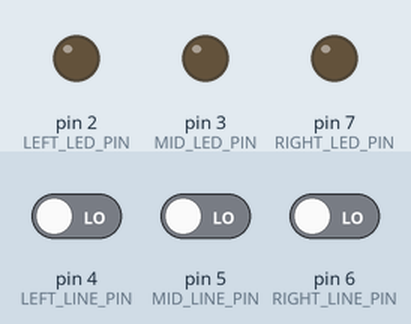
The sketch below on a simulated Arduino Uno, built with avr-gcc and run on an emulated ATmega328P. Parts: output pins drawn as LEDs (lit = HIGH). The inputs (shaded band) are chosen by the test bench; at power-on: pin 4 (LEFT_LINE_PIN) LOW, pin 5 (MID_LINE_PIN) LOW, pin 6 (RIGHT_LINE_PIN) LOW.

Above: at 2.2 s.
2.3 s: pin 4 (LEFT_LINE_PIN) driven HIGH
At 3.2 s:
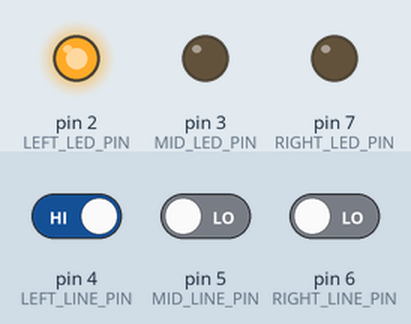
3.8 s: pin 5 (MID_LINE_PIN) driven HIGH
At 4.2 s:
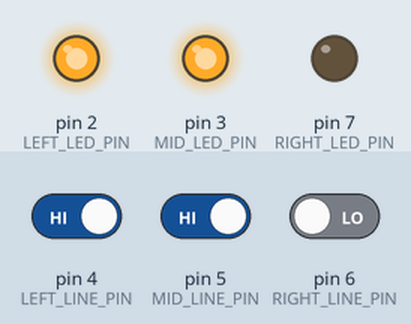
5.3 s: pin 6 (RIGHT_LINE_PIN) driven HIGH
At 6.3 s:
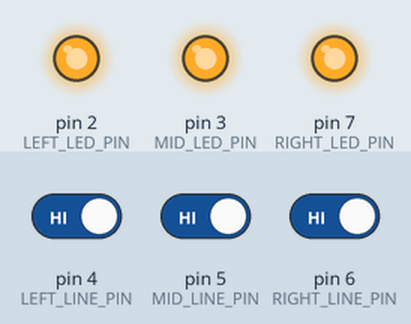
6.8 s: pin 4 (LEFT_LINE_PIN) driven LOW
At 7.3 s:
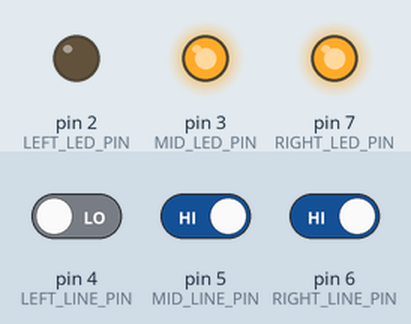
8.3 s: pin 5 (MID_LINE_PIN) driven LOW
Timing chart, 0 to 9.1 s (numbered marks = the images above; inputs shaded):
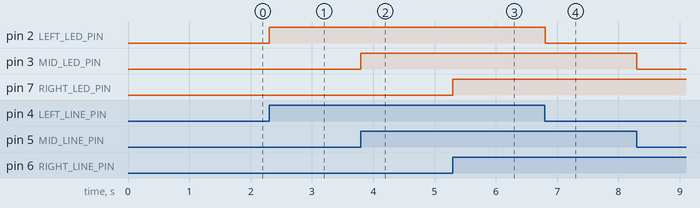

The sketch:

line_sensor_test.ino
```cpp
#define LEFT_LINE_PIN 4
#define MID_LINE_PIN 5
#define RIGHT_LINE_PIN 6
#define LEFT_LED_PIN 2
#define MID_LED_PIN 3
#define RIGHT_LED_PIN 7
#define PULSE_DELAY 3

void setup(){
  //Serial.begin(9600);
  pinMode(LEFT_LED_PIN, OUTPUT);
  pinMode(MID_LED_PIN, OUTPUT);
  pinMode(RIGHT_LED_PIN, OUTPUT);
  digitalWrite(LEFT_LED_PIN, LOW);
  digitalWrite(MID_LED_PIN, LOW);
  digitalWrite(RIGHT_LED_PIN, LOW);
  delay(1000);
}

void loop(){
  pinMode(LEFT_LINE_PIN, OUTPUT);
  pinMode(MID_LINE_PIN, OUTPUT);
  pinMode(RIGHT_LINE_PIN, OUTPUT);
  digitalWrite(LEFT_LINE_PIN, HIGH);
  digitalWrite(MID_LINE_PIN, HIGH);
  digitalWrite(RIGHT_LINE_PIN, HIGH);
  pinMode(LEFT_LINE_PIN, INPUT);
  pinMode(MID_LINE_PIN, INPUT);
  pinMode(RIGHT_LINE_PIN, INPUT);
  //delayMicroseconds(10);
  delay(PULSE_DELAY);
  int left_val = digitalRead(LEFT_LINE_PIN);
  int mid_val = digitalRead(MID_LINE_PIN);
  int right_val = digitalRead(RIGHT_LINE_PIN);
  if (left_val == HIGH) digitalWrite(LEFT_LED_PIN, HIGH);
  else digitalWrite(LEFT_LED_PIN, LOW);
  if (mid_val == HIGH) digitalWrite(MID_LED_PIN, HIGH);
  else digitalWrite(MID_LED_PIN, LOW);
  if (right_val == HIGH) digitalWrite(RIGHT_LED_PIN, HIGH);
  else digitalWrite(RIGHT_LED_PIN, LOW);
  /*Serial.print(left_val);
  Serial.print('\t');
  Serial.print(mid_val);
  Serial.print('\t');
  Serial.println(right_val);
  delay(50);*/
}
```

Measured:
- after the input at 2.3 s, pin 2 (LEFT_LED_PIN): LOW → HIGH at once
- after the input at 3.8 s, pin 3 (MID_LED_PIN): LOW → HIGH at once
- after the input at 5.3 s, pin 7 (RIGHT_LED_PIN): LOW → HIGH at once
- after the input at 6.8 s, pin 2 (LEFT_LED_PIN): HIGH → LOW at once
